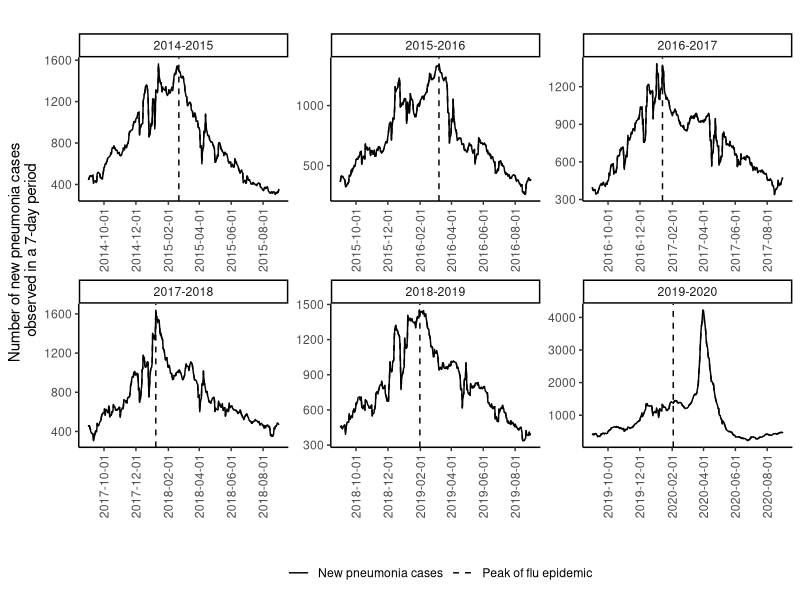
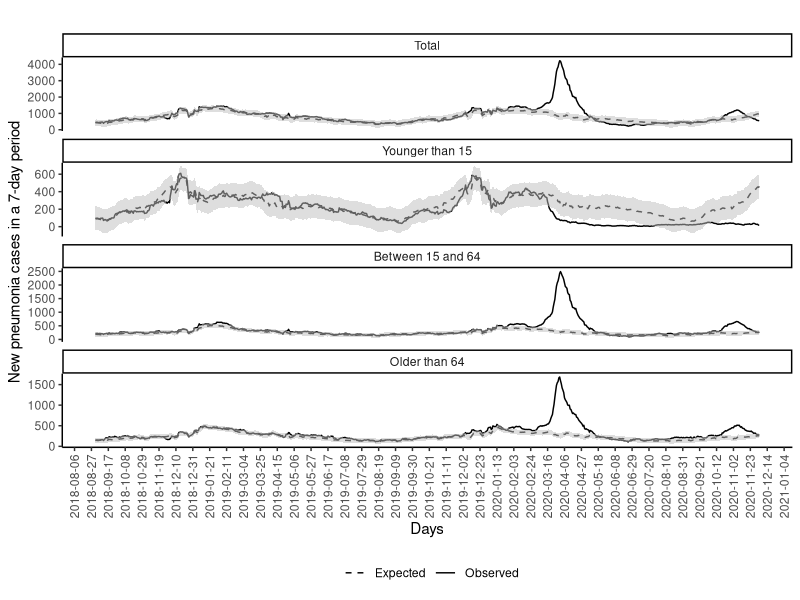
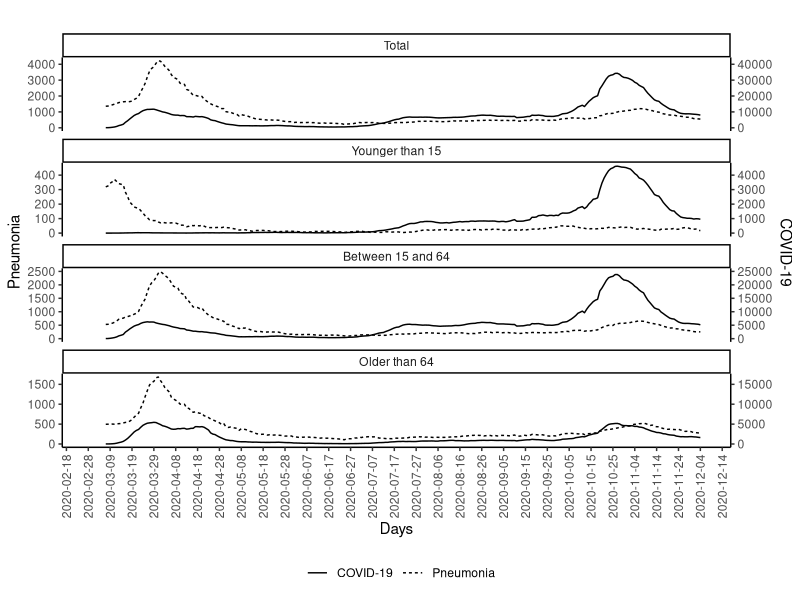

The R script that drew these images, in order:
## ---- chunk 1
library("data.table")
library("ggplot2")
library("lubridate")
library("kableExtra")
library("forecast")
library("gridExtra")
## ---- chunk 2
pneum <- fread("pneum.csv", header = T)
pneum[, date := as.Date(date)]
flu <- fread("flu.csv", header = T)
flu[, date := as.Date(date)]
covid <- fread("covid.csv", header = T)
covid[, date := as.Date(date)]
## ---- chunk 3
pneum[, sum(N), c("age", "Season")]
## ---- chunk 4
picks_flu <- unique(pneum[flu_pick == 1 & age == "Total" & Season != "2020-2021", c("Season", "date", "flu_pick")])

figure1 <- ggplot(pneum[Season != "2020-2021" & age == "Total"], aes(date, N7)) +
  geom_vline(data = picks_flu, aes(xintercept = as.numeric(date)), linetype = 2) + 
  geom_line(aes(group = Season, linetype = "Peak of flu epidemic")) +
  geom_line(aes(group = Season, linetype = "New pneumonia cases")) +
    scale_x_date(breaks = "2 month") +
  scale_linetype_manual(values = c("New pneumonia cases" = 1, "Peak of flu epidemic" = 2)) +
  # geom_smooth() +
  theme_classic() +
  theme(
    axis.text.x = element_text(angle = 90, vjust = .5),
    legend.position = "bottom") +
  guides(alpha = "none")  +
  labs(title = "", x = "", y = "Number of new pneumonia cases\n observed in a 7-day period", linetype = "") +
  facet_wrap(~Season, scale = "free")

ggsave(file="figure1.svg", plot = figure1, dpi = 600, width = 8, height = 8)
## ---- chunk 5
age_predictions <- function(d){
  print(unique(d[, age]))

  dades <- d[!Season %in% c("2018-2019", "2019-2020", "2020-2021"), c("date", "Season", "age", "N7.x", "N7.y")]
  dades <- dades[order(date)]
  

  if (nrow(dades)>1){
    ili_ts <- ts(dades$N7.x, frequency = 365)

  ilifit <- tslm(ili_ts ~ season + N7.y, data = dades)
  
  noves_dades <- d[Season %in% c("2018-2019", "2019-2020", "2020-2021"), c("date", "Season", "age", "N7.x", "N7.y")]
  noves_dades <- noves_dades[order(date)]

  pred <- tryCatch(forecast(ilifit, newdata = noves_dades, level = c(80, 90, 95)), error=function(e) NULL)
  
if (!is.null(pred)){
  dt_predict <- as.data.table(pred)
  dt_predict[, date :=  seq(dades[, max(date)] + 1 , to = dades[, max(date)] + nrow(dt_predict), 1)]
  dt_predict <- merge(dt_predict, d[,  c("date", "Season", "N7.x")], by = "date", all.x = T)
  
  dt_predict_casos <- dt_predict
  dt_predict_casos[, age := unique(d$age)]
  dt_predict_casos}
  }
}
## ---- chunk 6
pneum_flu <- merge(pneum, flu[, c("date", "age", "N7")], by = c("date", "age"), all.x = T)
pneum_flu_split <- split(pneum_flu, f = pneum_flu[, age])

prediccions <- lapply(pneum_flu_split, age_predictions)
## ---- chunk 7
dg <- do.call("rbind",
  lapply(prediccions, function(x){
    dg <- melt(x, id.vars = c("date", "Lo 95", "Hi 95", "age"), measure.vars = c("N7.x", "Point Forecast"))
  dg[, variable := factor(variable, levels = c("Point Forecast", "N7.x"), labels = c("Expected", "Observed"))]
}))
dg[, age := factor(age, levels = c( "Total", "Younger than 15", "Between 15 and 64", "Older than 64"))]
## ---- chunk 8
figure2 <- ggplot(dg, aes(date)) +
# ggplot(dg[data < today()], aes(data)) +
  geom_line(aes(group = variable, y = value, linetype = variable)) +
  geom_ribbon(aes(ymin = `Lo 95`, ymax = `Hi 95`), fill = "grey", alpha = .5) +
  theme_classic() + labs(title = "", x = "Days", y = "New pneumonia cases in a 7-day period", linetype = "") +
  # scale_x_date(breaks = "1 month") +
  scale_x_date(breaks = "3 weeks") +
  # geom_vline(xintercept = as.Date(c("2020-03-13", "2020-06-19")), linetype = 2) +
  scale_linetype_manual(values = c("Expected" = 2, "Observed" = 1, "Pneumònies per COVID-19" = 3)) +
  theme(axis.text.x = element_text(angle = 90, vjust = .5),
        legend.position = "bottom") + facet_wrap(~age, scales = "free_y", nrow = 4)

ggsave(file="figure2.svg", plot = figure2, dpi = 600, width = 8, height = 10)


## ---- chunk 9
prediccions_rbind <- do.call("rbind", prediccions)
prediccions_rbind[, excess := ifelse(N7.x > `Hi 95`, 1, 0)]
prediccions_rbind[, lack := ifelse(N7.x < `Lo 95`, 1, 0)]
## ---- chunk 10
library(dplyr)
periodes_exces <- prediccions_rbind[excess == 1, 
                                    .(start = min(date), 
                                      end = max(date),
                                      casos = paste0(format(round(sum(N7.x - `Point Forecast`)/7, 0), big.mark = ".", decimal.mark = ","), " [IC95%: ", format(round(sum(N7.x - `Hi 95`)/7, 0), big.mark = ".", decimal.mark = ","), " - ", format(round(sum(N7.x - `Lo 95`)/7, 0), big.mark = ".", decimal.mark = ","), "]"),
                                      perc = paste0(format(sum(N7.x - `Point Forecast`)/sum(`Point Forecast`)*100, big.mark = ".", decimal.mark = ",", digits = 4), " [IC95%: ", format(sum(N7.x - `Hi 95`)/sum(`Hi 95`)*100, big.mark = ".", decimal.mark = ",", digits = 4), " - ", format(sum(N7.x - `Lo 95`)/sum(`Lo 95`)*100, big.mark = ".", decimal.mark = ",", digits = 4), "]")),
   by = .(age, excess, g = cumsum(c(0, diff(date)) != 1))][order(start)]
periodes_exces[, dies := end - start]
# periodes_exces <- periodes_exces[dies != 0]

periodes_defecte <- prediccions_rbind[lack == 1, 
                                      .(start = min(date), 
                                        end = max(date),
                                        casos = paste0(format(round(sum(`Point Forecast` - N7.x)/7, 0), big.mark = ".", decimal.mark = ",", digits = 4), " [IC95%: ", format(round(sum(`Lo 95` - N7.x)/7, 0), big.mark = ".", decimal.mark = ",", digits = 4), " - ", format(round(sum(`Hi 95` - N7.x)/7, 0), big.mark = ".", decimal.mark = ",", digits = 4), "]"),
                                      perc = paste0(format(sum(`Point Forecast` - N7.x)/sum(`Point Forecast`)*100, big.mark = ".", decimal.mark = ",", digits = 4), " [IC95%: ", format(sum(`Lo 95` - N7.x)/sum(`Lo 95`)*100, big.mark = ".", decimal.mark = ",", digits = 4), " - ", format(sum(`Hi 95` - N7.x)/sum(`Hi 95`)*100, big.mark = ".", decimal.mark = ",", digits = 4), "]")),
                                    by = .(age, lack, g = cumsum(c(0, diff(date)) != 1))][order(start)]
periodes_defecte[, dies := end - start]
# periodes_defecte <- periodes_defecte[dies != 0]

fwrite(setorderv(periodes_exces, c("age", "start"))[, c(1, 4, 5, 6, 7, 8)], "taula_exces.csv", sep = ";", dec = ",", row.names = F)
fwrite(setorderv(periodes_defecte, c("age", "start"))[, c(1, 4, 5, 6, 7, 8)], "taula_defecte.csv", sep = ";", dec = ",", row.names = F)
## ---- chunk 11
pneum[, age := factor(age, levels = c( "Total", "Younger than 15", "Between 15 and 64", "Older than 64"))]
covid[, age := factor(age, levels = c( "Total", "Younger than 15", "Between 15 and 64", "Older than 64"))]
figure3 <- ggplot(pneum[date >= min(covid[!is.na(covid7)]$date)], aes(x = date)) +
  geom_line(aes(y = N7, linetype = "Pneumonia")) +
  geom_line(data = covid, aes(y = covid7/10 , linetype = "COVID-19")) +
  theme_classic() + labs(title = "", x = "Days", y = "Pneumonia", linetype = "") +
  scale_x_date(breaks = "10 days") +
  scale_y_continuous(sec.axis = sec_axis(~.*10, name="COVID-19")) +
  theme(axis.text.x = element_text(angle = 90, vjust = .5),
        legend.position = "bottom") + facet_wrap(~age, scales = "free_y", nrow = 4)

ggsave(file="figure3.svg", plot = figure3, dpi = 600, width = 8, height = 10)
